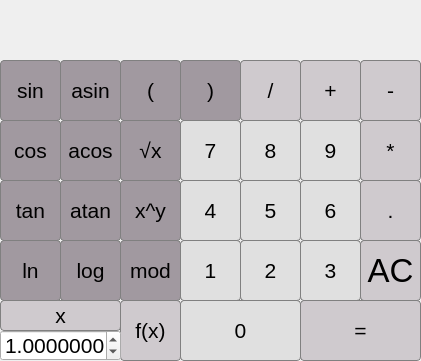
<?xml version="1.0" encoding="UTF-8"?>
<ui version="4.0">
 <class>MainWindow</class>
 <widget class="QMainWindow" name="MainWindow">
  <property name="geometry">
   <rect>
    <x>0</x>
    <y>0</y>
    <width>421</width>
    <height>361</height>
   </rect>
  </property>
  <property name="minimumSize">
   <size>
    <width>421</width>
    <height>361</height>
   </size>
  </property>
  <property name="maximumSize">
   <size>
    <width>421</width>
    <height>361</height>
   </size>
  </property>
  <property name="windowTitle">
   <string>Calculator</string>
  </property>
  <property name="styleSheet">
   <string notr="true">QPushButton {
   border: 1px solid gray;
border-radius:4px
}
QPushButton:pressed {
    background-color: qlineargradient(x1: 0, y1: 0, x2: 0, y2: 1,
                                      stop: 0 #e62ed6, stop: 1 #f6f7fa);
}</string>
  </property>
  <widget class="QWidget" name="centralwidget">
   <widget class="QLabel" name="label">
    <property name="geometry">
     <rect>
      <x>0</x>
      <y>0</y>
      <width>421</width>
      <height>61</height>
     </rect>
    </property>
    <property name="autoFillBackground">
     <bool>false</bool>
    </property>
    <property name="styleSheet">
     <string notr="true">QLabel {
  qproperty-alignment: 'AlignVCenter | AlignRight';
  border: 1px solid gray;
}

background-color : white;</string>
    </property>
    <property name="text">
     <string/>
    </property>
    <property name="alignment">
     <set>Qt::AlignRight|Qt::AlignTrailing|Qt::AlignVCenter</set>
    </property>
   </widget>
   <widget class="QPushButton" name="pushButton_sin">
    <property name="geometry">
     <rect>
      <x>0</x>
      <y>60</y>
      <width>61</width>
      <height>61</height>
     </rect>
    </property>
    <property name="font">
     <font>
      <pointsize>16</pointsize>
     </font>
    </property>
    <property name="styleSheet">
     <string notr="true">QPushButton {
   border: 1px solid gray;
   background-color: #a199a0;
}
QPushButton:pressed {
    background-color: qlineargradient(x1: 0, y1: 0, x2: 0, y2: 1,
                                      stop: 0 #dadbde, stop: 1 #f6f7fa);
}</string>
    </property>
    <property name="text">
     <string>sin</string>
    </property>
   </widget>
   <widget class="QPushButton" name="pushButton_asin">
    <property name="geometry">
     <rect>
      <x>60</x>
      <y>60</y>
      <width>61</width>
      <height>61</height>
     </rect>
    </property>
    <property name="font">
     <font>
      <pointsize>16</pointsize>
     </font>
    </property>
    <property name="styleSheet">
     <string notr="true">QPushButton {
   border: 1px solid gray;
   background-color: #a199a0;
}
QPushButton:pressed {
    background-color: qlineargradient(x1: 0, y1: 0, x2: 0, y2: 1,
                                      stop: 0 #dadbde, stop: 1 #f6f7fa);
}</string>
    </property>
    <property name="text">
     <string>asin</string>
    </property>
   </widget>
   <widget class="QPushButton" name="pushButton_mul">
    <property name="geometry">
     <rect>
      <x>360</x>
      <y>120</y>
      <width>61</width>
      <height>61</height>
     </rect>
    </property>
    <property name="font">
     <font>
      <pointsize>16</pointsize>
     </font>
    </property>
    <property name="styleSheet">
     <string notr="true">QPushButton {
   border: 1px solid gray;
 background-color: #cfcace;
}
QPushButton:pressed {
    background-color: qlineargradient(x1: 0, y1: 0, x2: 0, y2: 1,
                                      stop: 0 #dadbde, stop: 1 #f6f7fa);
}</string>
    </property>
    <property name="text">
     <string>*</string>
    </property>
   </widget>
   <widget class="QPushButton" name="pushButton_ac">
    <property name="geometry">
     <rect>
      <x>360</x>
      <y>240</y>
      <width>61</width>
      <height>61</height>
     </rect>
    </property>
    <property name="font">
     <font>
      <pointsize>25</pointsize>
     </font>
    </property>
    <property name="styleSheet">
     <string notr="true">QPushButton {
   border: 1px solid gray;
   background-color: #cfcace;
}
QPushButton:pressed {
    background-color: qlineargradient(x1: 0, y1: 0, x2: 0, y2: 1,
                                      stop: 0 #dadbde, stop: 1 #f6f7fa);
}</string>
    </property>
    <property name="text">
     <string>AC</string>
    </property>
   </widget>
   <widget class="QPushButton" name="pushButton_x">
    <property name="geometry">
     <rect>
      <x>0</x>
      <y>300</y>
      <width>121</width>
      <height>31</height>
     </rect>
    </property>
    <property name="font">
     <font>
      <pointsize>16</pointsize>
     </font>
    </property>
    <property name="styleSheet">
     <string notr="true">QPushButton {
   border: 1px solid gray;
   background-color:   #cfcace;
}
QPushButton:pressed {
    background-color: qlineargradient(x1: 0, y1: 0, x2: 0, y2: 1,
                                      stop: 0 #dadbde, stop: 1 #f6f7fa);
}</string>
    </property>
    <property name="text">
     <string>x</string>
    </property>
   </widget>
   <widget class="QPushButton" name="pushButton_add">
    <property name="geometry">
     <rect>
      <x>300</x>
      <y>60</y>
      <width>61</width>
      <height>61</height>
     </rect>
    </property>
    <property name="font">
     <font>
      <pointsize>16</pointsize>
     </font>
    </property>
    <property name="styleSheet">
     <string notr="true">QPushButton {
   border: 1px solid gray;
 background-color: #cfcace;
}
QPushButton:pressed {
    background-color: qlineargradient(x1: 0, y1: 0, x2: 0, y2: 1,
                                      stop: 0 #dadbde, stop: 1 #f6f7fa);
}</string>
    </property>
    <property name="text">
     <string>+</string>
    </property>
   </widget>
   <widget class="QPushButton" name="pushButton_div">
    <property name="geometry">
     <rect>
      <x>240</x>
      <y>60</y>
      <width>61</width>
      <height>61</height>
     </rect>
    </property>
    <property name="font">
     <font>
      <pointsize>16</pointsize>
     </font>
    </property>
    <property name="styleSheet">
     <string notr="true">QPushButton {
   border: 1px solid gray;
 background-color: #cfcace;
}
QPushButton:pressed {
    background-color: qlineargradient(x1: 0, y1: 0, x2: 0, y2: 1,
                                      stop: 0 #dadbde, stop: 1 #f6f7fa);
}</string>
    </property>
    <property name="text">
     <string>/</string>
    </property>
   </widget>
   <widget class="QPushButton" name="pushButton_sub">
    <property name="geometry">
     <rect>
      <x>360</x>
      <y>60</y>
      <width>61</width>
      <height>61</height>
     </rect>
    </property>
    <property name="font">
     <font>
      <pointsize>16</pointsize>
     </font>
    </property>
    <property name="styleSheet">
     <string notr="true">QPushButton {
   border: 1px solid gray;
 background-color: #cfcace;
}
QPushButton:pressed {
    background-color: qlineargradient(x1: 0, y1: 0, x2: 0, y2: 1,
                                      stop: 0 #dadbde, stop: 1 #f6f7fa);
}</string>
    </property>
    <property name="text">
     <string>-</string>
    </property>
   </widget>
   <widget class="QPushButton" name="pushButton_8">
    <property name="geometry">
     <rect>
      <x>240</x>
      <y>120</y>
      <width>61</width>
      <height>61</height>
     </rect>
    </property>
    <property name="font">
     <font>
      <pointsize>16</pointsize>
     </font>
    </property>
    <property name="styleSheet">
     <string notr="true">QPushButton {
   border: 1px solid gray;
   background-color: #e0e0e0;
}
QPushButton:pressed {
    background-color: qlineargradient(x1: 0, y1: 0, x2: 0, y2: 1,
                                      stop: 0 #dadbde, stop: 1 #f6f7fa);
}</string>
    </property>
    <property name="text">
     <string>8</string>
    </property>
   </widget>
   <widget class="QPushButton" name="pushButton_7">
    <property name="geometry">
     <rect>
      <x>180</x>
      <y>120</y>
      <width>61</width>
      <height>61</height>
     </rect>
    </property>
    <property name="font">
     <font>
      <pointsize>16</pointsize>
     </font>
    </property>
    <property name="styleSheet">
     <string notr="true">QPushButton {
   border: 1px solid gray;
   background-color: #e0e0e0;
}
QPushButton:pressed {
    background-color: qlineargradient(x1: 0, y1: 0, x2: 0, y2: 1,
                                      stop: 0 #dadbde, stop: 1 #f6f7fa);
}</string>
    </property>
    <property name="text">
     <string>7</string>
    </property>
   </widget>
   <widget class="QPushButton" name="pushButton_9">
    <property name="geometry">
     <rect>
      <x>300</x>
      <y>120</y>
      <width>61</width>
      <height>61</height>
     </rect>
    </property>
    <property name="font">
     <font>
      <pointsize>16</pointsize>
     </font>
    </property>
    <property name="styleSheet">
     <string notr="true">QPushButton {
   border: 1px solid gray;
   background-color: #e0e0e0;
}
QPushButton:pressed {
    background-color: qlineargradient(x1: 0, y1: 0, x2: 0, y2: 1,
                                      stop: 0 #dadbde, stop: 1 #f6f7fa);
}</string>
    </property>
    <property name="text">
     <string>9</string>
    </property>
   </widget>
   <widget class="QPushButton" name="pushButton_acos">
    <property name="geometry">
     <rect>
      <x>60</x>
      <y>120</y>
      <width>61</width>
      <height>61</height>
     </rect>
    </property>
    <property name="font">
     <font>
      <pointsize>16</pointsize>
     </font>
    </property>
    <property name="styleSheet">
     <string notr="true">QPushButton {
   border: 1px solid gray;
   background-color: #a199a0;
}
QPushButton:pressed {
    background-color: qlineargradient(x1: 0, y1: 0, x2: 0, y2: 1,
                                      stop: 0 #dadbde, stop: 1 #f6f7fa);
}</string>
    </property>
    <property name="text">
     <string>acos</string>
    </property>
   </widget>
   <widget class="QPushButton" name="pushButton_cos">
    <property name="geometry">
     <rect>
      <x>0</x>
      <y>120</y>
      <width>61</width>
      <height>61</height>
     </rect>
    </property>
    <property name="font">
     <font>
      <pointsize>16</pointsize>
     </font>
    </property>
    <property name="styleSheet">
     <string notr="true">QPushButton {
   border: 1px solid gray;
   background-color: #a199a0;
}
QPushButton:pressed {
    background-color: qlineargradient(x1: 0, y1: 0, x2: 0, y2: 1,
                                      stop: 0 #dadbde, stop: 1 #f6f7fa);
}</string>
    </property>
    <property name="text">
     <string>cos</string>
    </property>
   </widget>
   <widget class="QPushButton" name="pushButton_dot">
    <property name="geometry">
     <rect>
      <x>360</x>
      <y>180</y>
      <width>61</width>
      <height>61</height>
     </rect>
    </property>
    <property name="font">
     <font>
      <pointsize>16</pointsize>
     </font>
    </property>
    <property name="styleSheet">
     <string notr="true">QPushButton {
   border: 1px solid gray;
 background-color: #cfcace;
}
QPushButton:pressed {
    background-color: qlineargradient(x1: 0, y1: 0, x2: 0, y2: 1,
                                      stop: 0 #dadbde, stop: 1 #f6f7fa);
}</string>
    </property>
    <property name="text">
     <string>.</string>
    </property>
   </widget>
   <widget class="QPushButton" name="pushButton_5">
    <property name="geometry">
     <rect>
      <x>240</x>
      <y>180</y>
      <width>61</width>
      <height>61</height>
     </rect>
    </property>
    <property name="font">
     <font>
      <pointsize>16</pointsize>
     </font>
    </property>
    <property name="styleSheet">
     <string notr="true">QPushButton {
   border: 1px solid gray;
   background-color: #e0e0e0;
}
QPushButton:pressed {
    background-color: qlineargradient(x1: 0, y1: 0, x2: 0, y2: 1,
                                      stop: 0 #dadbde, stop: 1 #f6f7fa);
}</string>
    </property>
    <property name="text">
     <string>5</string>
    </property>
   </widget>
   <widget class="QPushButton" name="pushButton_4">
    <property name="geometry">
     <rect>
      <x>180</x>
      <y>180</y>
      <width>61</width>
      <height>61</height>
     </rect>
    </property>
    <property name="font">
     <font>
      <pointsize>16</pointsize>
     </font>
    </property>
    <property name="styleSheet">
     <string notr="true">QPushButton {
   border: 1px solid gray;
   background-color: #e0e0e0;
}
QPushButton:pressed {
    background-color: qlineargradient(x1: 0, y1: 0, x2: 0, y2: 1,
                                      stop: 0 #dadbde, stop: 1 #f6f7fa);
}</string>
    </property>
    <property name="text">
     <string>4</string>
    </property>
   </widget>
   <widget class="QPushButton" name="pushButton_6">
    <property name="geometry">
     <rect>
      <x>300</x>
      <y>180</y>
      <width>61</width>
      <height>61</height>
     </rect>
    </property>
    <property name="font">
     <font>
      <pointsize>16</pointsize>
     </font>
    </property>
    <property name="styleSheet">
     <string notr="true">QPushButton {
   border: 1px solid gray;
   background-color: #e0e0e0;
}
QPushButton:pressed {
    background-color: qlineargradient(x1: 0, y1: 0, x2: 0, y2: 1,
                                      stop: 0 #dadbde, stop: 1 #f6f7fa);
}</string>
    </property>
    <property name="text">
     <string>6</string>
    </property>
   </widget>
   <widget class="QPushButton" name="pushButton_atan">
    <property name="geometry">
     <rect>
      <x>60</x>
      <y>180</y>
      <width>61</width>
      <height>61</height>
     </rect>
    </property>
    <property name="font">
     <font>
      <pointsize>16</pointsize>
     </font>
    </property>
    <property name="styleSheet">
     <string notr="true">QPushButton {
   border: 1px solid gray;
   background-color: #a199a0;
}
QPushButton:pressed {
    background-color: qlineargradient(x1: 0, y1: 0, x2: 0, y2: 1,
                                      stop: 0 #dadbde, stop: 1 #f6f7fa);
}</string>
    </property>
    <property name="text">
     <string>atan</string>
    </property>
   </widget>
   <widget class="QPushButton" name="pushButton_tan">
    <property name="geometry">
     <rect>
      <x>0</x>
      <y>180</y>
      <width>61</width>
      <height>61</height>
     </rect>
    </property>
    <property name="font">
     <font>
      <pointsize>16</pointsize>
     </font>
    </property>
    <property name="styleSheet">
     <string notr="true">QPushButton {
   border: 1px solid gray;
   background-color: #a199a0;
}
QPushButton:pressed {
    background-color: qlineargradient(x1: 0, y1: 0, x2: 0, y2: 1,
                                      stop: 0 #dadbde, stop: 1 #f6f7fa);
}</string>
    </property>
    <property name="text">
     <string>tan</string>
    </property>
   </widget>
   <widget class="QPushButton" name="pushButton_lbr">
    <property name="geometry">
     <rect>
      <x>120</x>
      <y>60</y>
      <width>61</width>
      <height>61</height>
     </rect>
    </property>
    <property name="font">
     <font>
      <pointsize>16</pointsize>
     </font>
    </property>
    <property name="styleSheet">
     <string notr="true">QPushButton {
   border: 1px solid gray;
   background-color: #a199a0;
}
QPushButton:pressed {
    background-color: qlineargradient(x1: 0, y1: 0, x2: 0, y2: 1,
                                      stop: 0 #dadbde, stop: 1 #f6f7fa);
}</string>
    </property>
    <property name="text">
     <string>(</string>
    </property>
   </widget>
   <widget class="QPushButton" name="pushButton_2">
    <property name="geometry">
     <rect>
      <x>240</x>
      <y>240</y>
      <width>61</width>
      <height>61</height>
     </rect>
    </property>
    <property name="font">
     <font>
      <pointsize>16</pointsize>
     </font>
    </property>
    <property name="styleSheet">
     <string notr="true">QPushButton {
   border: 1px solid gray;
   background-color: #e0e0e0;
}
QPushButton:pressed {
    background-color: qlineargradient(x1: 0, y1: 0, x2: 0, y2: 1,
                                      stop: 0 #dadbde, stop: 1 #f6f7fa);
}</string>
    </property>
    <property name="text">
     <string>2</string>
    </property>
   </widget>
   <widget class="QPushButton" name="pushButton_1">
    <property name="geometry">
     <rect>
      <x>180</x>
      <y>240</y>
      <width>61</width>
      <height>61</height>
     </rect>
    </property>
    <property name="font">
     <font>
      <pointsize>16</pointsize>
     </font>
    </property>
    <property name="styleSheet">
     <string notr="true">QPushButton {
   border: 1px solid gray;
   background-color: #e0e0e0;
}
QPushButton:pressed {
    background-color: qlineargradient(x1: 0, y1: 0, x2: 0, y2: 1,
                                      stop: 0 #dadbde, stop: 1 #f6f7fa);
}</string>
    </property>
    <property name="text">
     <string>1</string>
    </property>
   </widget>
   <widget class="QPushButton" name="pushButton_3">
    <property name="geometry">
     <rect>
      <x>300</x>
      <y>240</y>
      <width>61</width>
      <height>61</height>
     </rect>
    </property>
    <property name="font">
     <font>
      <pointsize>16</pointsize>
     </font>
    </property>
    <property name="styleSheet">
     <string notr="true">QPushButton {
   border: 1px solid gray;
   background-color: #e0e0e0;
}
QPushButton:pressed {
    background-color: qlineargradient(x1: 0, y1: 0, x2: 0, y2: 1,
                                      stop: 0 #dadbde, stop: 1 #f6f7fa);
}</string>
    </property>
    <property name="text">
     <string>3</string>
    </property>
   </widget>
   <widget class="QPushButton" name="pushButton_log">
    <property name="geometry">
     <rect>
      <x>60</x>
      <y>240</y>
      <width>61</width>
      <height>61</height>
     </rect>
    </property>
    <property name="font">
     <font>
      <pointsize>16</pointsize>
     </font>
    </property>
    <property name="styleSheet">
     <string notr="true">QPushButton {
   border: 1px solid gray;
   background-color: #a199a0;
}
QPushButton:pressed {
    background-color: qlineargradient(x1: 0, y1: 0, x2: 0, y2: 1,
                                      stop: 0 #dadbde, stop: 1 #f6f7fa);
}</string>
    </property>
    <property name="text">
     <string>log</string>
    </property>
   </widget>
   <widget class="QPushButton" name="pushButton_ln">
    <property name="geometry">
     <rect>
      <x>0</x>
      <y>240</y>
      <width>61</width>
      <height>61</height>
     </rect>
    </property>
    <property name="font">
     <font>
      <pointsize>16</pointsize>
     </font>
    </property>
    <property name="styleSheet">
     <string notr="true">QPushButton {
   border: 1px solid gray;
   background-color: #a199a0;
}
QPushButton:pressed {
    background-color: qlineargradient(x1: 0, y1: 0, x2: 0, y2: 1,
                                      stop: 0 #dadbde, stop: 1 #f6f7fa);
}</string>
    </property>
    <property name="text">
     <string>ln</string>
    </property>
   </widget>
   <widget class="QPushButton" name="pushButton_rbr">
    <property name="geometry">
     <rect>
      <x>180</x>
      <y>60</y>
      <width>61</width>
      <height>61</height>
     </rect>
    </property>
    <property name="font">
     <font>
      <pointsize>16</pointsize>
     </font>
    </property>
    <property name="styleSheet">
     <string notr="true">QPushButton {
   border: 1px solid gray;
   background-color: #a199a0;
}
QPushButton:pressed {
    background-color: qlineargradient(x1: 0, y1: 0, x2: 0, y2: 1,
                                      stop: 0 #dadbde, stop: 1 #f6f7fa);
}</string>
    </property>
    <property name="text">
     <string>)</string>
    </property>
   </widget>
   <widget class="QPushButton" name="pushButton_0">
    <property name="geometry">
     <rect>
      <x>180</x>
      <y>300</y>
      <width>121</width>
      <height>61</height>
     </rect>
    </property>
    <property name="font">
     <font>
      <pointsize>16</pointsize>
     </font>
    </property>
    <property name="styleSheet">
     <string notr="true">QPushButton {
   border: 1px solid gray;
   background-color: #e0e0e0;
}
QPushButton:pressed {
    background-color: qlineargradient(x1: 0, y1: 0, x2: 0, y2: 1,
                                      stop: 0 #dadbde, stop: 1 #f6f7fa);
}</string>
    </property>
    <property name="text">
     <string>0</string>
    </property>
   </widget>
   <widget class="QPushButton" name="pushButton_res">
    <property name="geometry">
     <rect>
      <x>300</x>
      <y>300</y>
      <width>121</width>
      <height>61</height>
     </rect>
    </property>
    <property name="font">
     <font>
      <pointsize>16</pointsize>
     </font>
    </property>
    <property name="styleSheet">
     <string notr="true">QPushButton {
   border: 1px solid gray;
   background-color: #cfcace;
}
QPushButton:pressed {
    background-color: qlineargradient(x1: 0, y1: 0, x2: 0, y2: 1,
                                      stop: 0 #dadbde, stop: 1 #f6f7fa);
}</string>
    </property>
    <property name="text">
     <string>=</string>
    </property>
   </widget>
   <widget class="QPushButton" name="pushButton_sqrt">
    <property name="geometry">
     <rect>
      <x>120</x>
      <y>120</y>
      <width>61</width>
      <height>61</height>
     </rect>
    </property>
    <property name="font">
     <font>
      <pointsize>16</pointsize>
     </font>
    </property>
    <property name="styleSheet">
     <string notr="true">QPushButton {
   border: 1px solid gray;
   background-color: #a199a0;
}
QPushButton:pressed {
    background-color: qlineargradient(x1: 0, y1: 0, x2: 0, y2: 1,
                                      stop: 0 #dadbde, stop: 1 #f6f7fa);
}</string>
    </property>
    <property name="text">
     <string>√x</string>
    </property>
   </widget>
   <widget class="QPushButton" name="pushButton_mod">
    <property name="geometry">
     <rect>
      <x>120</x>
      <y>240</y>
      <width>61</width>
      <height>61</height>
     </rect>
    </property>
    <property name="font">
     <font>
      <pointsize>16</pointsize>
     </font>
    </property>
    <property name="styleSheet">
     <string notr="true">QPushButton {
   border: 1px solid gray;
   background-color: #a199a0;
}
QPushButton:pressed {
    background-color: qlineargradient(x1: 0, y1: 0, x2: 0, y2: 1,
                                      stop: 0 #dadbde, stop: 1 #f6f7fa);
}</string>
    </property>
    <property name="text">
     <string>mod</string>
    </property>
   </widget>
   <widget class="QPushButton" name="pushButton_pow">
    <property name="geometry">
     <rect>
      <x>120</x>
      <y>180</y>
      <width>61</width>
      <height>61</height>
     </rect>
    </property>
    <property name="font">
     <font>
      <pointsize>16</pointsize>
     </font>
    </property>
    <property name="styleSheet">
     <string notr="true">QPushButton {
   border: 1px solid gray;
   background-color: #a199a0;
}
QPushButton:pressed {
    background-color: qlineargradient(x1: 0, y1: 0, x2: 0, y2: 1,
                                      stop: 0 #dadbde, stop: 1 #f6f7fa);
}</string>
    </property>
    <property name="text">
     <string>x^y</string>
    </property>
   </widget>
   <widget class="QPushButton" name="pushButton_fx">
    <property name="geometry">
     <rect>
      <x>120</x>
      <y>300</y>
      <width>61</width>
      <height>61</height>
     </rect>
    </property>
    <property name="font">
     <font>
      <pointsize>16</pointsize>
     </font>
    </property>
    <property name="styleSheet">
     <string notr="true">QPushButton {
   border: 1px solid gray;
   background-color:   #cfcace;
}
QPushButton:pressed {
    background-color: qlineargradient(x1: 0, y1: 0, x2: 0, y2: 1,
                                      stop: 0 #dadbde, stop: 1 #f6f7fa);
}</string>
    </property>
    <property name="text">
     <string>f(x)</string>
    </property>
   </widget>
   <widget class="QDoubleSpinBox" name="doubleSpinBox_value">
    <property name="geometry">
     <rect>
      <x>0</x>
      <y>330</y>
      <width>121</width>
      <height>31</height>
     </rect>
    </property>
    <property name="font">
     <font>
      <pointsize>16</pointsize>
      <bold>false</bold>
      <strikeout>false</strikeout>
     </font>
    </property>
    <property name="layoutDirection">
     <enum>Qt::LeftToRight</enum>
    </property>
    <property name="autoFillBackground">
     <bool>false</bool>
    </property>
    <property name="styleSheet">
     <string notr="true">QDoubleSpinBox {
   border: 1px solid gray;
   background-color: #e0e0e0;
}
QDoubleSpinBox:pressed {
    background-color: qlineargradient(x1: 0, y1: 0, x2: 0, y2: 1,
                                      stop: 0 #dadbde, stop: 1 #f6f7fa);
}
::up-arrow</string>
    </property>
    <property name="alignment">
     <set>Qt::AlignCenter</set>
    </property>
    <property name="decimals">
     <number>7</number>
    </property>
    <property name="minimum">
     <double>-1000000.000000000000000</double>
    </property>
    <property name="maximum">
     <double>999999.999998999992386</double>
    </property>
    <property name="value">
     <double>1.000000000000000</double>
    </property>
   </widget>
  </widget>
 </widget>
 <resources/>
 <connections/>
</ui>
